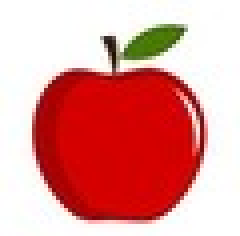
#> input picture cpu/apple3.jpg, 60 x 59 px (shown 4 times larger)
$ python code_chuan.py
#> lines starting #> are read from the running program, lines starting #| are printed output that depends on the picture
import numpy as np
import matplotlib.pyplot as plt
from sklearn.metrics.pairwise import rbf_kernel
from scipy.sparse.linalg import eigsh
from sklearn.cluster import KMeans
from skimage import io, color

# 1. Tính ma trận trọng số
def compute_weight_matrix(image, sigma_i=0.1, sigma_x=10):
    h, w, c = image.shape
    coords = np.array(np.meshgrid(range(h), range(w))).reshape(2, -1).T  # Tọa độ (x, y)
    features = image.reshape(-1, c)  # Đặc trưng màu

    # Tính độ tương đồng về đặc trưng và không gian
    W = rbf_kernel(features, gamma=1/(2 * sigma_i**2)) * rbf_kernel(coords, gamma=1/(2 * sigma_x**2))
    return W

# 2. Tính ma trận Laplace
def compute_laplacian(W):
    D = np.diag(W.sum(axis=1))  # Ma trận đường chéo
    L = D - W
    return L, D

# 3. Giải bài toán trị riêng
def compute_eigen(L, D, k=2):
    # Giải bài toán trị riêng tổng quát
    vals, vecs = eigsh(L, k=k, M=D, which='SM')  # 'SM' tìm trị riêng nhỏ nhất
    return vecs  # Trả về k vector riêng

# 4. Gán nhãn cho từng điểm ảnh dựa trên vector riêng
def assign_labels(eigen_vectors, k):
    # Dùng K-Means để gán nhãn
    kmeans = KMeans(n_clusters=k, random_state=0).fit(eigen_vectors)
    labels = kmeans.labels_
    return labels

# 5. Hiển thị kết quả
def display_segmentation(image, labels, k):
    h, w, c = image.shape
    segmented_image = np.zeros_like(image, dtype=np.uint8)

    # Tạo bảng màu ngẫu nhiên
    colors = np.random.randint(0, 255, size=(k, 3), dtype=np.uint8)

    # Tô màu từng vùng
    for i in range(k):
        segmented_image[labels.reshape(h, w) == i] = colors[i]

    plt.figure(figsize=(10, 5))
    plt.subplot(1, 2, 1)
    plt.title("Original Image")
    plt.imshow(image)
    plt.axis('off')

    plt.subplot(1, 2, 2)
    plt.title("Segmented Image")
    plt.imshow(segmented_image)
    plt.axis('off')
    plt.show()

# 6. Kết hợp toàn bộ
def normalized_cuts(image_path, k=2):
    # Đọc ảnh và chuẩn hóa
#> called with image_path = 'apple3.jpg', k = 3
    image = io.imread(image_path)
#> image is the input picture: shape (59, 60, 3); mean R, G, B 225.7, 151.7, 148.7
    if image.ndim == 2:  # Nếu là ảnh xám, chuyển thành RGB
        image = color.gray2rgb(image)
    elif image.shape[2] == 4:  # Nếu là ảnh RGBA, loại bỏ kênh alpha
        image = image[:, :, :3]
    image = image / 255.0  # Chuẩn hóa về [0, 1]

    # Tính toán Ncuts
    print("Computing weight matrix...")
    W = compute_weight_matrix(image)
#> in compute_weight_matrix, `W = rbf_kernel(features, gamma=1/(2 * sigma_i**2)) * rbf_kernel(coords..`:
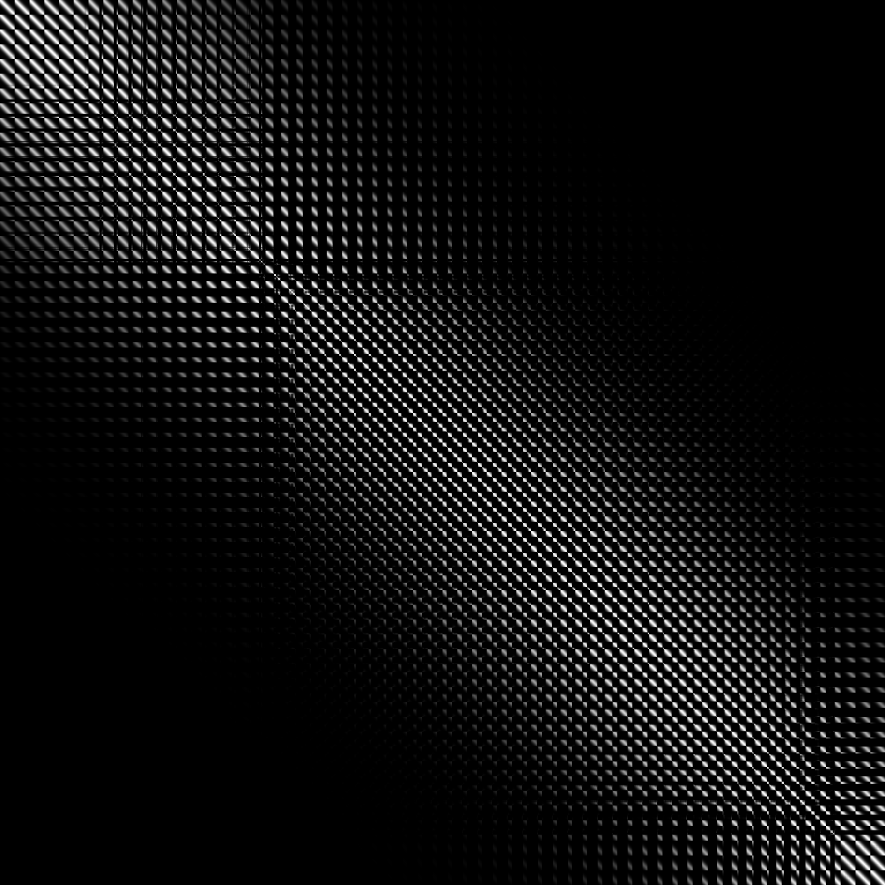
#> W: shape (3540, 3540) float64 (shown at 1/4 size); min 7.93e-67, max 1, mean 0.0684

    print("Computing Laplacian...")
    L, D = compute_laplacian(W)
#> in compute_laplacian, `D = np.diag(W.sum(axis=1))`:
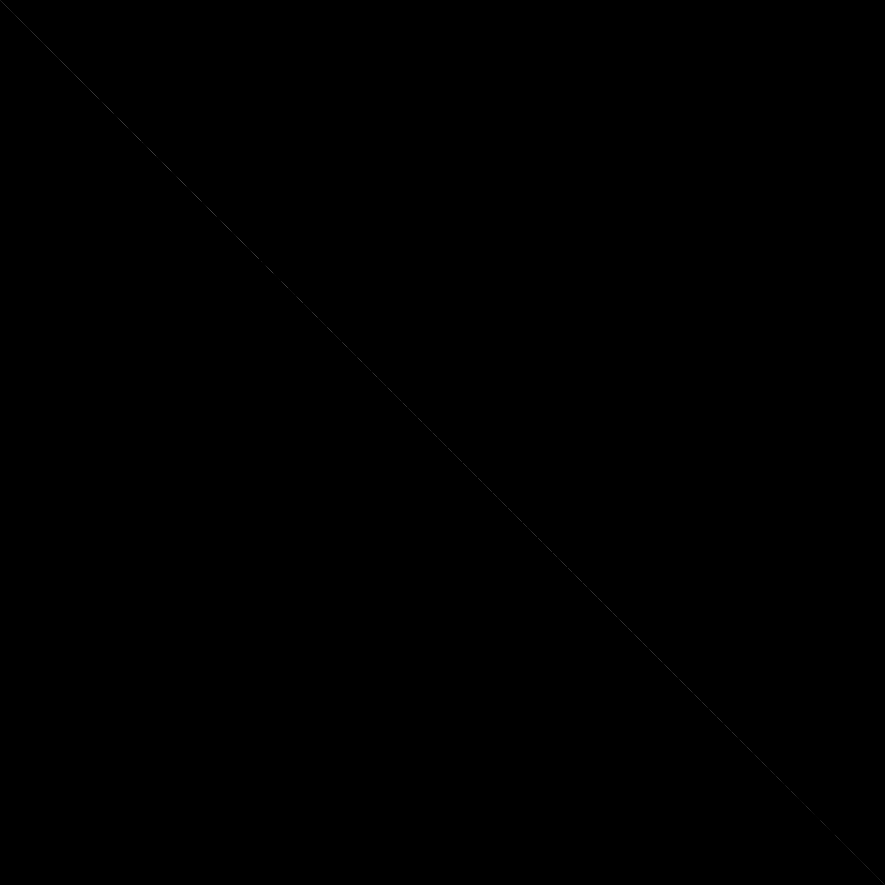
#> D: shape (3540, 3540) float64 (shown at 1/4 size); min 0, max 478.8, mean 0.1; drawn with min black and max white

    print("Computing eigenvectors...")
    eigen_vectors = compute_eigen(L, D, k=k)  # Tính k vector riêng
#> in compute_eigen, `vals, vecs = eigsh(L, k=k, M=D, which='SM')  # 'SM' tìm trị riêng nhỏ ..`: vals = [-6.59e-18, 2.59e-05, 0.00158]

    print("Partitioning graph...")
    labels = assign_labels(eigen_vectors, k)  # Gán nhãn cho mỗi điểm ảnh
#> in assign_labels, `labels = kmeans.labels_`: labels = 3540 values, max 2 at index 0, min 0 at index 1038, mean 1.21

    print("Displaying results...")
    display_segmentation(image, labels, k)
#> in display_segmentation, `plt.show()`:
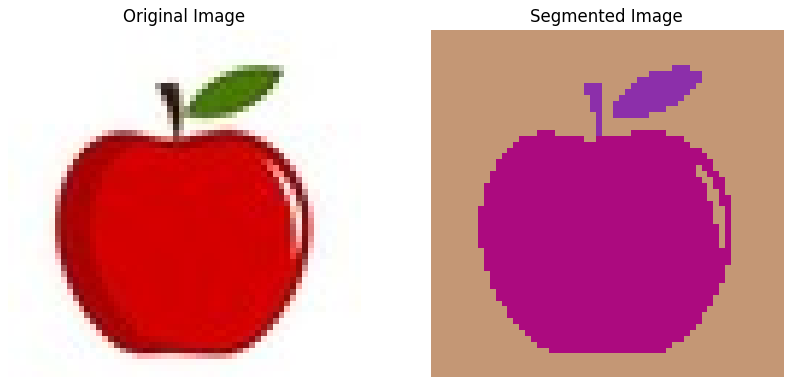
#> figure drawn by matplotlib, 2 panels

# 7. Chạy thử nghiệm
if __name__ == "__main__":
    # Đường dẫn tới ảnh của bạn
    image_path = "apple3.jpg"  # Thay bằng đường dẫn ảnh của bạn
    normalized_cuts(image_path, k=3)  # Phân vùng thành 4 nhóm
